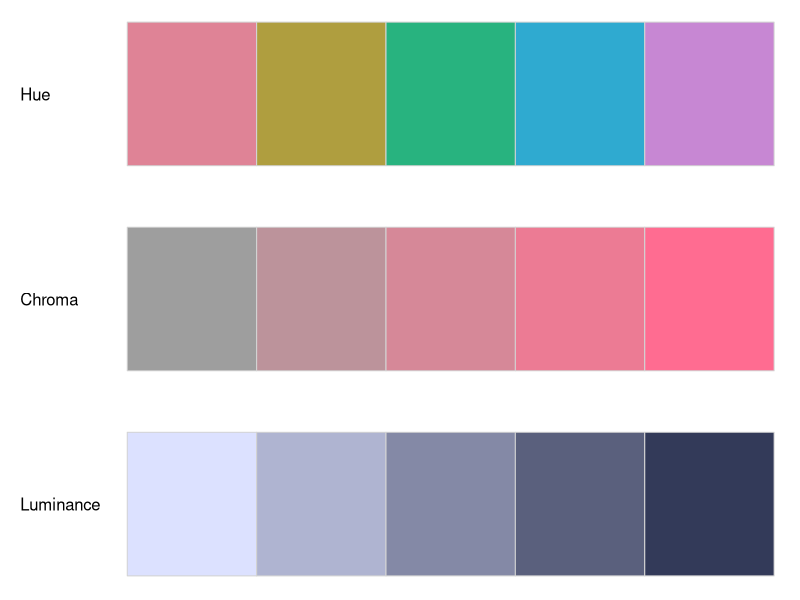
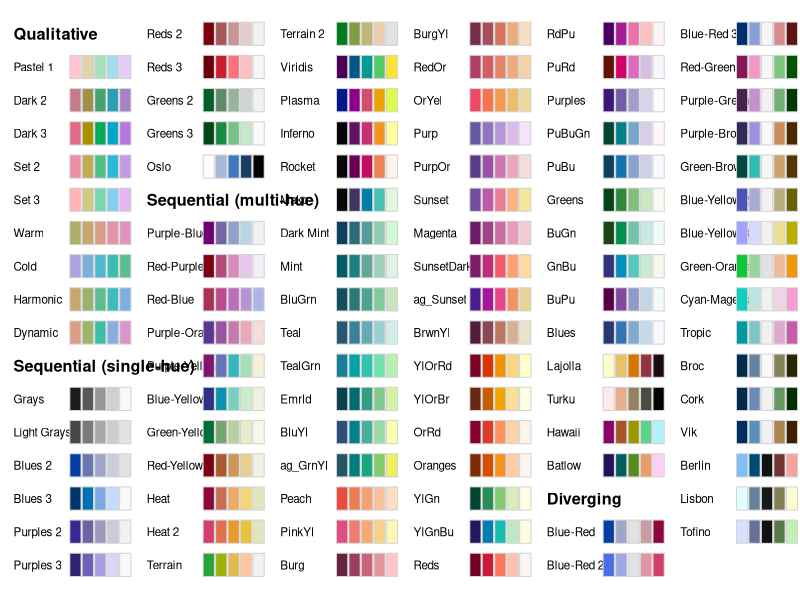
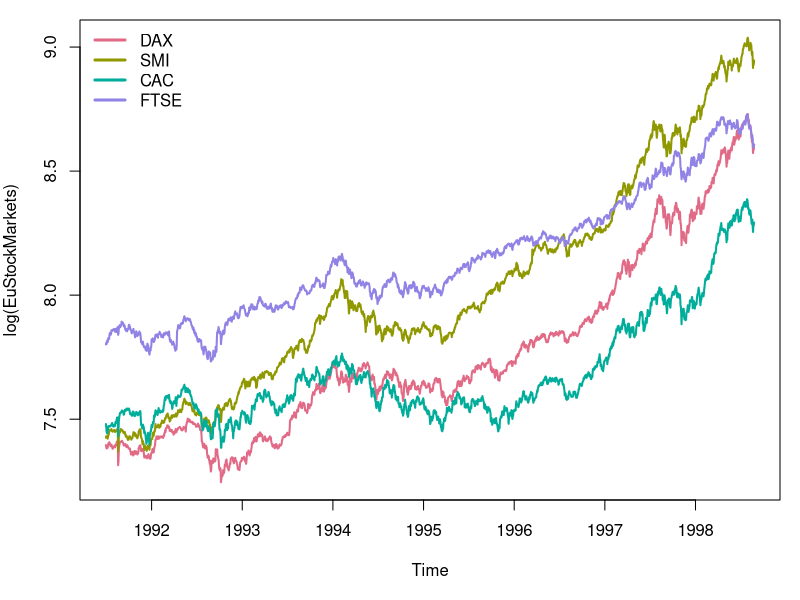
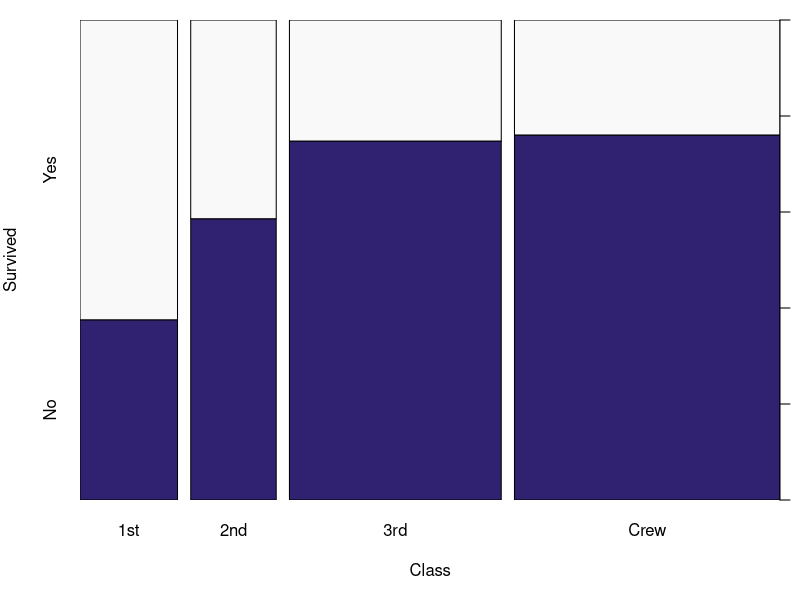
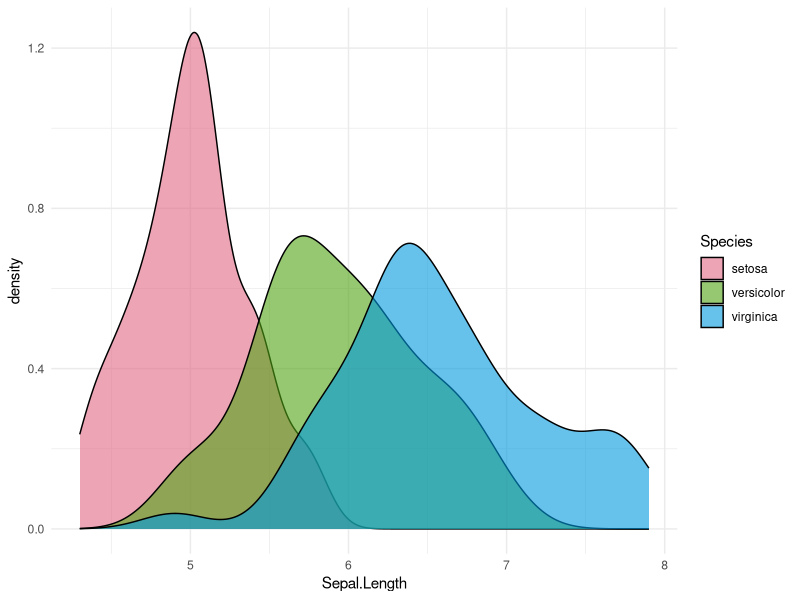
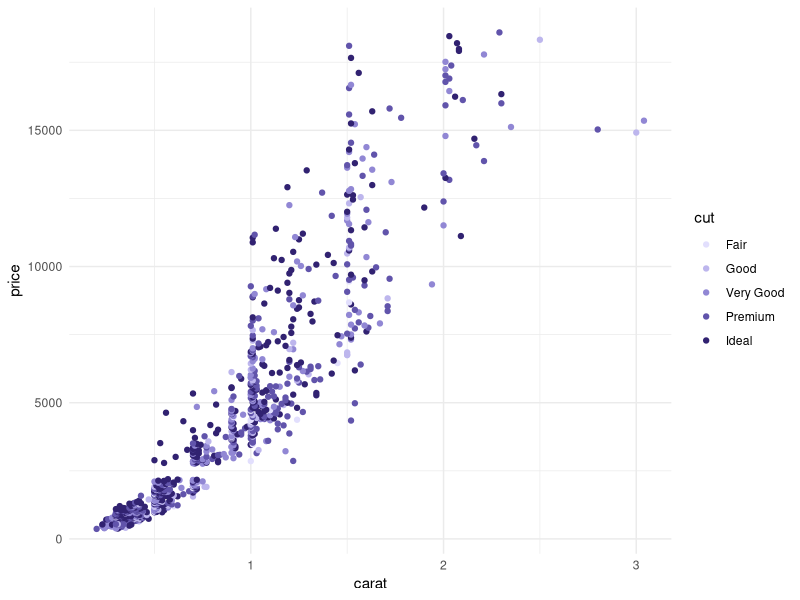
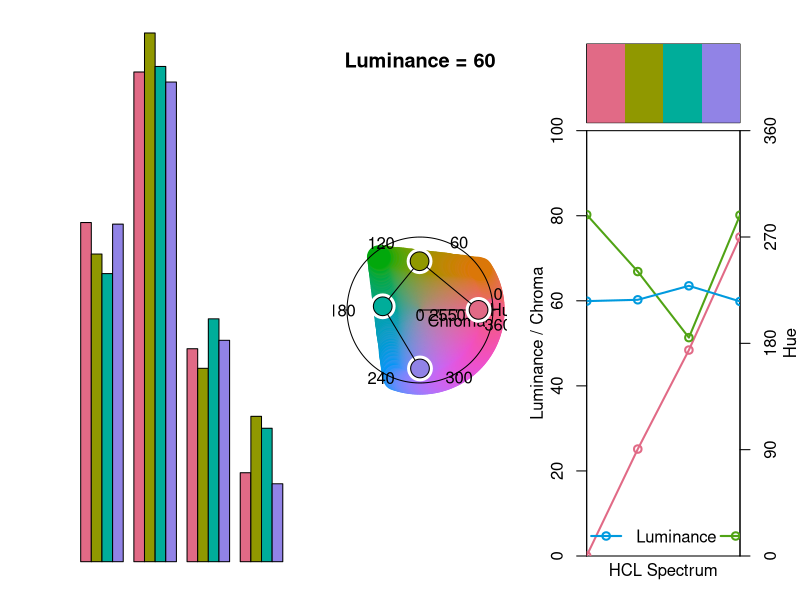
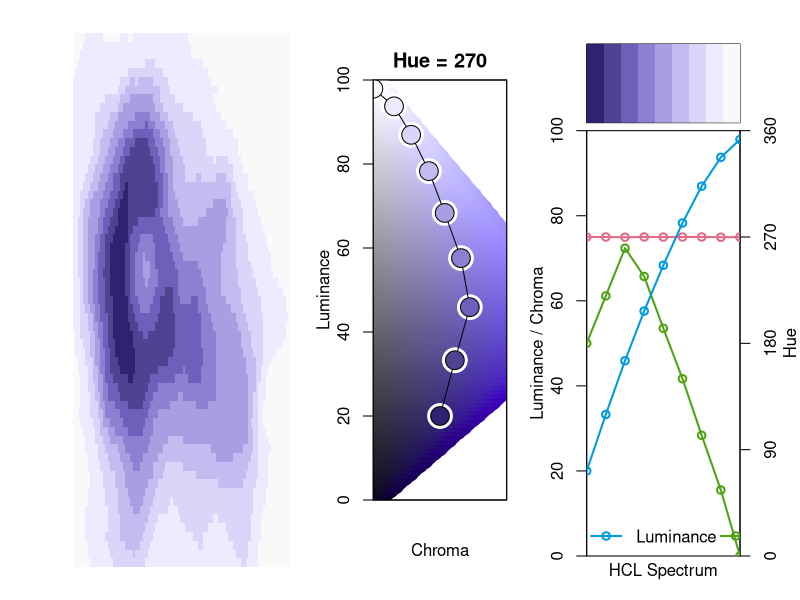

Reproduce these figures in R, in order.
## ---- chunk 1
library("colorspace")
library("ggplot2")
theme_set(theme_minimal())
prefix <- "http://colorspace.R-Forge.R-project.org/articles/" ## ""
## ---- chunk 2
swatchplot(
  "Hue"       = sequential_hcl(5, h = c(0, 300), c = c(60, 60), l = 65),
  "Chroma"    = sequential_hcl(5, h = 0, c = c(100, 0), l = 65, rev = TRUE, power = 1),
  "Luminance" = sequential_hcl(5, h = 260, c = c(25, 25), l = c(25, 90), rev = TRUE, power = 1),
  off = 0
)
## ---- chunk 3
library("colorspace")
hcl_palettes(plot = TRUE)
## ---- chunk 4
q4 <- qualitative_hcl(4, palette = "Dark 3")
q4
## ---- chunk 5
q4 <- qualitative_hcl(4)
par(mar = c(5, 4, 1, 1))
plot(log(EuStockMarkets), plot.type = "single", col = q4, lwd = 2)
legend("topleft", colnames(EuStockMarkets), col = q4, lwd = 3, bty = "n")
## ---- chunk 6
ttnc <- margin.table(Titanic, c(1, 4))[, 2:1]
par(mar = c(5, 4, 1, 1))
spineplot(ttnc, col = sequential_hcl(2, "Purples 3"))
## ---- chunk 7
library("ggplot2")
ggplot(iris, aes(x = Sepal.Length, fill = Species)) + geom_density(alpha = 0.6) +
  scale_fill_discrete_qualitative(palette = "Dark 3")
## ---- chunk 8
dsamp <- diamonds[1 + 1:1000 * 50, ]
ggplot(dsamp, aes(carat, price, color = cut)) + geom_point() +
  scale_color_discrete_sequential(palette = "Purples 3", nmax = 6, order = 2:6)
## ---- chunk 9
allplots <- function(palette, ...) {
  layout(cbind(1, 2, 3:4), heights = c(2, 10))
  par(oma = c(2, 5, 2, 3), mar = rep(0.5, 4))
  demoplot(palette, ...)
  hclplot(palette)
  par(xaxt = "n", yaxt = "n", mar = c(0.2, 3, 0.2, 0), cex = 1)
  image(matrix(seq_along(palette), ncol = 1L), col = palette)
  par(yaxt = "s")
  specplot(palette, type = "o", palette = FALSE, oma = FALSE, mar = c(0.2, 3, 0.2, 0))
}
allplots(q4, "bar")
## ---- chunk 10
s9 <- sequential_hcl(9, "Purples 3")
allplots(s9, "heatmap")
